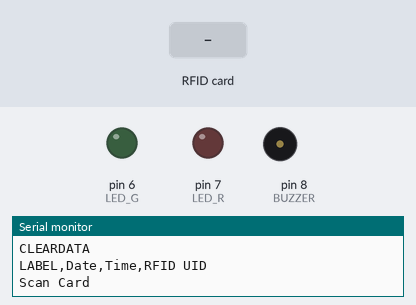
The sketch below on a simulated Arduino Uno, built with avr-gcc and run on an emulated ATmega328P. On the bench: output pins drawn as LEDs (lit = HIGH), buzzer (waves = sounding), the last lines printed to the serial monitor. Dashed ring = blinking. Inputs (shaded band) come from the test bench. Pins used as bus, display or sensor lines are not drawn.

Above: at 2.2 s.
2.3 s: RFID card 5E 7A 19 C4 held to the reader
At 2.5 s:
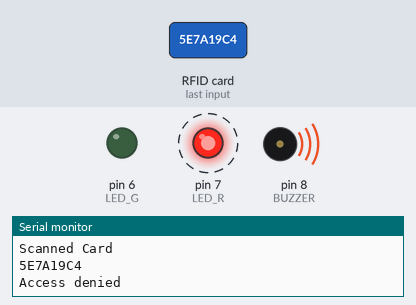
5.3 s: RFID card 50 FE 60 56 held to the reader
At 5.8 s:
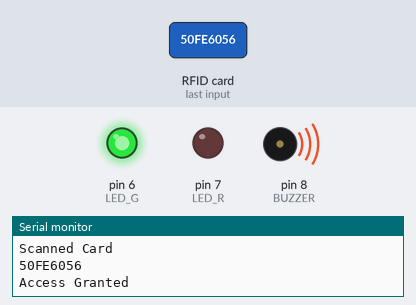
7.4 s: RFID card 3B DB E4 A9 held to the reader
At 9.2 s:
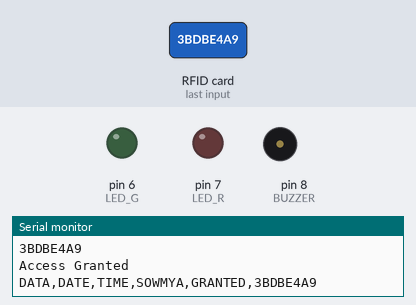
Timing chart, 0 to 10.7 s (numbered marks = the images above; inputs shaded):
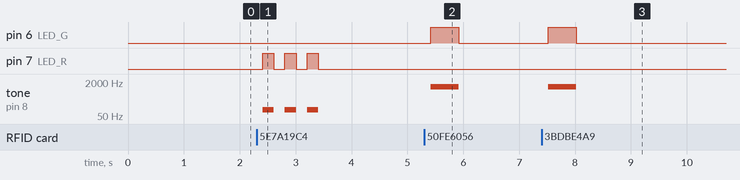

Measured:
- after the input at 2.3 s, pin 7 (LED_R): alternates HIGH for 0.20 s and LOW for 0.20 s, 6 changes in all, then stays LOW, starting after 0.11 s; tone on pin 8 (BUZZER): alternates 100 Hz for 0.20 s and silent for 0.20 s, 6 changes in all, then stays silent, starting after 0.11 s
- after the input at 5.3 s, pin 6 (LED_G): LOW → HIGH after 0.12 s, → LOW 0.50 s later; tone on pin 8 (BUZZER): silent → 1200 Hz after 0.12 s, → silent 0.50 s later
- after the input at 7.4 s, pin 6 (LED_G): LOW → HIGH after 0.12 s, → LOW 0.50 s later; tone on pin 8 (BUZZER): silent → 1200 Hz after 0.12 s, → silent 0.50 s later

The sketch:

final_product_code_mine.ino
```cpp
#include <SPI.h>
#include <MFRC522.h>

#define SS_PIN 10
#define RST_PIN 9
#define LED_G 6
#define LED_R 7
#define BUZZER 8
MFRC522 mfrc522(SS_PIN, RST_PIN);  // Create MFRC522 instance.

int readsuccess;
byte readcard[4];
char str[32] = "";
String StrUID;

void setup() {
  Serial.begin(9600); // Initialize serial communications with the PC
  SPI.begin();      // Init SPI bus
  mfrc522.PCD_Init(); // Init MFRC522 card

  Serial.println("CLEARDATA");
  Serial.println("LABEL,Date,Time,RFID UID");
  delay(1000);
  pinMode(LED_G, OUTPUT);
  pinMode(LED_R, OUTPUT);
  pinMode(BUZZER, OUTPUT);
  noTone(BUZZER);
  Serial.println("Scan Card");
  Serial.println("");
}
// --------------------------------------------------------------------
void loop() {
  readsuccess = getid();
  if(readsuccess){
    if(StrUID == "50FE6056"){
    Serial.println ("Access Granted" );
    delay(100);
    digitalWrite(LED_G, HIGH);
    tone(BUZZER, 1200);

    delay(500);
    noTone(BUZZER);
    digitalWrite(LED_G, LOW);
    delay(500);
    Serial.println( (String) "DATA,DATE,TIME,SAGAR,GRANTED," + StrUID );
    Serial.println("");
  }
  else if(StrUID == "3BDBE4A9"){
    Serial.println ("Access Granted" );
    delay(100);
    digitalWrite(LED_G, HIGH);
    tone(BUZZER, 1200);

    delay(500);
    noTone(BUZZER);
    digitalWrite(LED_G, LOW);
    delay(500);
    Serial.println( (String) "DATA,DATE,TIME,SOWMYA,GRANTED," + StrUID );
    Serial.println("");
  }
  else if(StrUID == "66C0E4FA"){
    Serial.println ("Access Granted" );
    delay(100);
    digitalWrite(LED_G, HIGH);
    tone(BUZZER, 1200);

    delay(500);
    noTone(BUZZER);
    digitalWrite(LED_G, LOW);
    delay(500);
    Serial.println( (String) "DATA,DATE,TIME,KEERTHIKA,GRANTED," + StrUID );
    Serial.println("");
  }
  else
  {
    Serial.println("Access denied");
    delay(100);
    int n=0;
    while(n<=2){
    digitalWrite(LED_R, HIGH);
    tone(BUZZER, 100);
    delay(200);
    digitalWrite(LED_R, LOW);
    noTone(BUZZER);
    delay(200);
    n++;
    }
    Serial.println( (String) "DATA,DATE,TIME,DENIED," + StrUID );
    Serial.println("");
  }
  }
}
// --------------------------------------------------------------------
int getid(){
  if(!mfrc522.PICC_IsNewCardPresent()){
    return 0;
  }
  if(!mfrc522.PICC_ReadCardSerial()){
    return 0;
  }


  Serial.println("Scanned Card");

  for(int i=0;i<4;i++){
    readcard[i]=mfrc522.uid.uidByte[i]; //storing the UID of the tag in readcard
    array_to_string(readcard, 4, str);
    StrUID = str;
  }
  mfrc522.PICC_HaltA();
  Serial.println( (String) "" + StrUID);
  return readcard;
}
// --------------------------------------------------------------------
void array_to_string(byte array[], unsigned int len, char buffer[])
{
    for (unsigned int i = 0; i < len; i++)
    {
        byte nib1 = (array[i] >> 4) & 0x0F;
        byte nib2 = (array[i] >> 0) & 0x0F;
        buffer[i*2+0] = nib1  < 0xA ? '0' + nib1  : 'A' + nib1  - 0xA;
        buffer[i*2+1] = nib2  < 0xA ? '0' + nib2  : 'A' + nib2  - 0xA;
    }
    buffer[len*2] = '\0';
}
```
